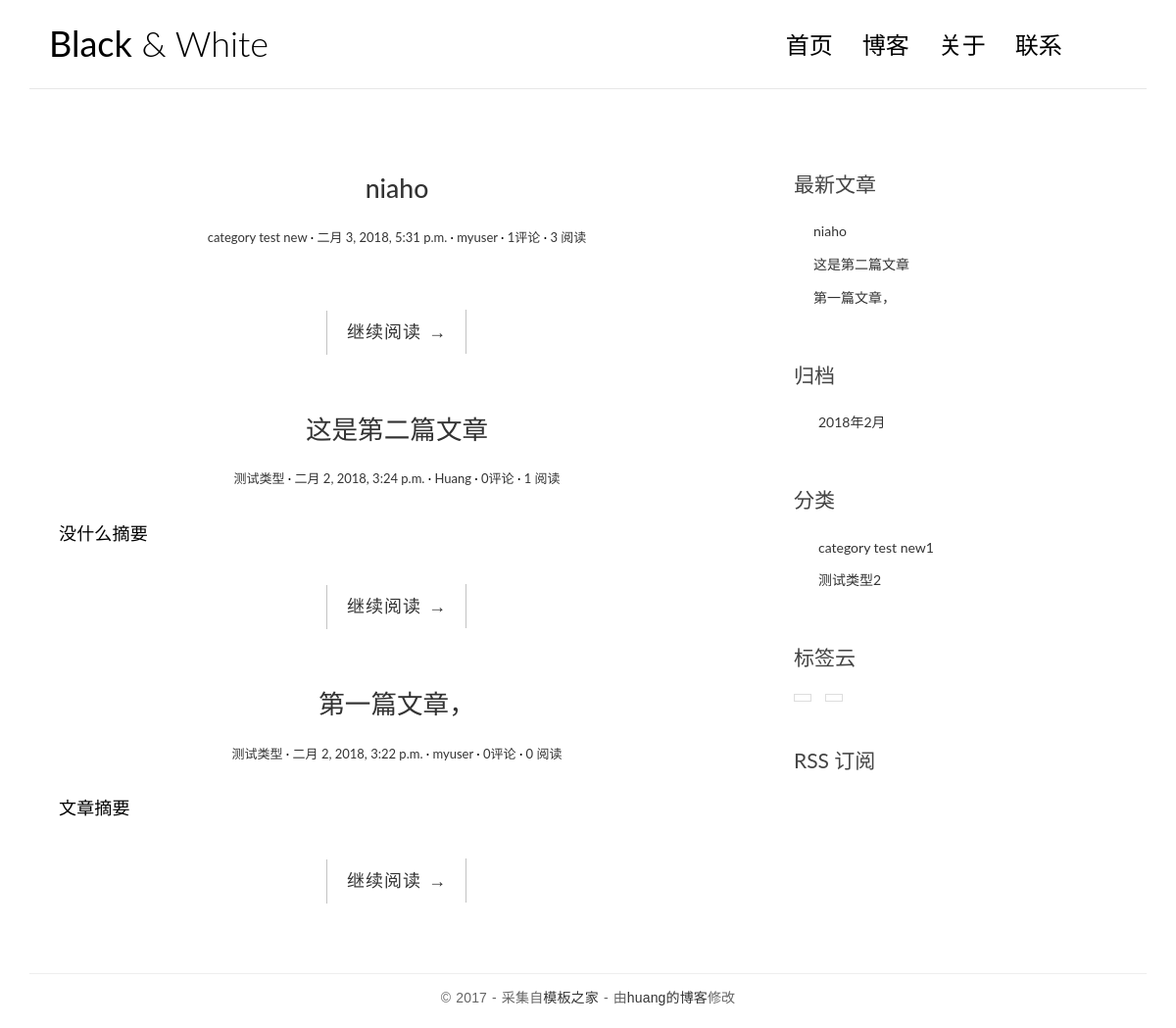
The page / on the database its author committed.
### blog/models.py (models this page shows, shortened)
class Post(models.Model):
    title=models.CharField(max_length=70, verbose_name=u'文章标题')
    body=models.TextField(verbose_name=u'文章正文')
    created_time=models.DateTimeField(default=datetime.now, verbose_name=u'创建时间')
    modified_time=models.DateTimeField(default=datetime.now, verbose_name=u'最后修改时间')
    excerpt=models.CharField(max_length=200,blank=True, verbose_name=u'最后修改时间')
    category=models.ForeignKey(Category, on_delete=models.CASCADE, verbose_name=u'分类')
    tags=models.ManyToManyField(Tag,blank=True)
    author=models.ForeignKey(User, on_delete=models.CASCADE, verbose_name=u'用户')
    click_number=models.IntegerField(default=0, verbose_name=u'点击数')
    class Meta:
        ordering = ['-created_time']
        verbose_name = u'文章'
        verbose_name_plural = verbose_name

class Category(models.Model):
    name=models.CharField(max_length=100)

class Tag(models.Model):
    name=models.CharField(max_length=100)

### blog/views.py (the view)
# urls.py: path('', IndexView.as_view(), name='index'),
class IndexView(View):
    def get(self, request):
            post_list = Post.objects.all().order_by('-created_time')
            return render(request, 'index.html', {'post_list': post_list})

### blog/templatetags/blog_tags.py (called while the page is built)
@register.simple_tag
def get_recent_posts(num=5):
    return Post.objects.all().order_by('-created_time')[:num]

@register.simple_tag
def archives():
    return Post.objects.dates('created_time', 'month', order='DESC')

@register.simple_tag
def get_categories():
    return Category.objects.all()

@register.simple_tag
def get_alltags():
    return Tag.objects.all()

### templates/index.html
{% extends 'base.html' %}
{%load staticfiles %}
              {% block main %}
                {% for post in post_list %}
                   <article class="post post-{{post.pk}}">
                    <header class="entry-header">
                        <h1 class="entry-title">
                            <a href="{% url 'blog:detail' post.pk %}">{{ post.title }}</a>
                        </h1>
                        <div class="entry-meta">
                            <span class="post-category"><a href="{% url 'blog:category' post.category.pk %}">{{ post.category.name }}</a></span>
                            <span class="post-date"><a href="#"><time class="entry-date"
                                                                      datetime="{{ post.created_time }}">{{ post.created_time}}</time></a></span>
                            <span class="post-author"><a href="#">{{ post.author }}</a></span>
                            <span class="comments-link"><a href="#">{{ post.comment_set.count }}评论</a></span>
                            <span class="views-count"><a href="#">{{ post.click_number }} 阅读</a></span>
                        </div>
                    </header>
                    <div class="entry-content clearfix">
                        <p>{{ post.excerpt }}</p>
                        <div class="read-more cl-effect-14">
                            <a href="{% url 'blog:detail' post.pk %}" class="more-link">继续阅读 <span class="meta-nav">→</span></a>
                        </div>
                    </div>
                   </article>
                {% empty %}
                   <div class="no-post">暂时还没有发布的文章！</div>
                {% endfor %}
              {% endblock main %}

### templates/base.html (shortened to what this page needs)
{%load staticfiles %}
{% load blog_tags %}
<!DOCTYPE html>
<html>
<head>
    <link rel="stylesheet" href="http://code.ionicframework.com/ionicons/2.0.1/css/ionicons.min.css">
    <link rel="stylesheet" href="{% static 'css/bootstrap.min.css' %}">
    <link rel="stylesheet" href="{% static 'css/pace.css' %}">
    <link rel="stylesheet" href="{% static 'css/custom.css' %}">
    <link rel="stylesheet" href="{% static 'css/highlights/github.css' %}">
</head>
<body>
<div class="container">
    <header id="site-header">
        <div class="row">
            <div class="col-md-4 col-sm-5 col-xs-8">
                <div class="logo">
                    <h1><a href="{% url 'index' %}"><b>Black</b> &amp; White</a></h1>
                </div>
            </div>
            <div class="col-md-8 col-sm-7 col-xs-4">
                <nav class="main-nav" role="navigation">
                    <div class="collapse navbar-collapse" id="bs-example-navbar-collapse-1">
                        <ul class="nav navbar-nav navbar-right">
                            <li class="cl-effect-11"><a href="{% url 'index' %}" data-hover="首页">首页</a></li>
                            <li class="cl-effect-11"><a href="{% url 'index' %}" data-hover="博客">博客</a></li>
                            <li class="cl-effect-11"><a href="{% url 'blog:about' %}" data-hover="关于">关于</a></li>
                            <li class="cl-effect-11"><a href="{% url 'blog:connect' %}" data-hover="联系">联系</a></li>
                        </ul>
                    </div>
                </nav>
            </div>
        </div>
    </header>
</div>
<div class="content-body">
    <div class="container">
        <div class="row">
            <main class="col-md-8">
                {% block main %}
                {% endblock main %}
            </main>
            <aside class="col-md-4">
                <div class="widget widget-recent-posts">
                    <h3 class="widget-title">最新文章</h3>
                    {% get_recent_posts as recent_post_list %}
                    <ul>
                        {% for post in recent_post_list %}
                        <li>
                            <a href="{% url 'blog:detail' post.pk %}">{{ post.title }}</a>
                        </li>
                        <li>
                        {% empty %}
                        暂无文章!
                        {% endfor %}
                    </ul>
                </div>
                <div class="widget widget-archives">
                    <h3 class="widget-title">归档</h3>
                    {% archives as date_list %}
                    <ul>
                        {% for date in date_list %}
                        <li>
                            <a href="{% url 'blog:archives' date.year date.month %}">
                               {{ date.year }}年{{ date.month }}月
                            </a>
                        </li>
                        {% empty %}
                        暂无归档！
                        {% endfor %}
                    </ul>
                </div>
                <div class="widget widget-category">
                    <h3 class="widget-title">分类</h3>
                    {% get_categories as category_list %}
                    <ul>
                        {% for category in category_list %}
                        <li>
                            <a href="{% url 'blog:category' category.pk %}">{{ category.name }}<span class="post-count">{{ category.post_set.count }}</span></a>
                        </li>
                        {% empty %}
                        暂无分类！
                        {% endfor %}
                    </ul>
                </div>
                <div class="widget widget-tag-cloud">
                    <h3 class="widget-title">标签云</h3>
                    {% get_alltags as tag_list %}
                    <ul>
                        {% for tag in tag_list %}
                        <li>
                        </li>
                        {% empty %}
                        暂无标签!
                        {% endfor %}
                    </ul>
                </div>
                <div class="rss">
                    <a href=""> RSS 订阅</a>
                </div>
            </aside>
        </div>
    </div>
</div>
<footer id="site-footer">
    <div class="container">
        <div class="row">
            <div class="col-md-12">
                <p class="copyright">&copy 2017 - 采集自<a href="http://www.cssmoban.com/"
                                                        target="_blank" title="模板之家">模板之家</a>
                    - 由<a href="http://blog.ihave20sp.xyz/" title="网页模板" target="_blank">huang的博客</a>修改
                </p>
            </div>
        </div>
    </div>
</footer>
</body>
</html>

### static/css/custom.css (style rules this page uses)
* { outline: none; }
h1, h2, h3, h4, h5, h6 { margin-top: 0; }
b { font-weight: 400; }
a { color: #333; }
body { color: #444; font-family: 'Lato', sans-serif; }
p { font-family: 'Ubuntu', sans-serif; font-weight: 400; word-spacing: 1px; letter-spacing: 0.01em; }
#site-header { background-color: #FFF; padding: 25px 20px; margin-bottom: 40px; border-bottom: 1px solid #e7e7e7; }
.logo h1 a { color: #000; }
.logo h1 { margin: 0; font-family: 'Lato', sans-serif; font-weight: 300; }
.main-nav { margin-top: 11px; max-width: 95%; }
.main-nav a { color: #000000 !important; padding: 0 0 5px 0 !important; margin-right: 30px; font-family: 'Lato', sans-serif; font-weight: 300; font-size: 24px; }
.cl-effect-11 a { padding: 10px 0; color: #0972b4; text-shadow: none; }
.cl-effect-11 a::before { position: absolute; top: 0; left: 0; overflow: hidden; padding: 0 0 5px 0 !important; max-width: 0; border-bottom: 1px solid #000; color: #000; content: attr(data-hover); white-space: nowrap; -webkit-transition: max-width 0.5s; -moz-transition: max-width 0.5s; transition: max-width 0.5s; }
.content-body { padding-bottom: 4em; }
.post { background: #fff; padding: 30px 30px 0; }
.entry-title { text-align: center; font-size: 1.9em; margin-bottom: 20px; line-height: 1.6; padding: 10px 20px 0; }
.entry-meta { text-align: center; color: #DDDDDD; font-size: 13px; margin-bottom: 30px; }
.entry-content { font-size: 18px; line-height: 1.9; font-weight: 300; color: #000; }
.post-category::after, .post-date::after, .post-author::after, .comments-link::after { content: ' ·'; color: #000; }
.read-more { font-family: 'Ubuntu', sans-serif; font-weight: 400; word-spacing: 1px; letter-spacing: 0.01em; text-align: center; margin-top: 20px; }
.cl-effect-14 a { padding: 0 20px; height: 45px; line-height: 45px; position: relative; display: inline-block; margin: 15px 25px; letter-spacing: 1px; font-weight: 400; text-shadow: 0 0 1px rgba(255, 255, 255, 0.3); }
.cl-effect-14 a::before, .cl-effect-14 a::after { position: absolute; width: 45px; height: 1px; background: #C3C3C3; content: ''; -webkit-transition: all 0.3s; -moz-transition: all 0.3s; transition: all 0.3s; pointer-events: none; }
.cl-effect-14 a::before { top: 0; left: 0; -webkit-transform: rotate(90deg); -moz-transform: rotate(90deg); transform: rotate(90deg); -webkit-transform-origin: 0 0; -moz-transform-origin: 0 0; transform-origin: 0 0; }
.cl-effect-14 a::after { right: 0; bottom: 0; -webkit-transform: rotate(90deg); -moz-transform: rotate(90deg); transform: rotate(90deg); -webkit-transform-origin: 100% 0; -moz-transform-origin: 100% 0; transform-origin: 100% 0; }
.widget { background: #fff; padding: 30px 0 0; }
.widget-title { font-size: 1.5em; margin-bottom: 20px; line-height: 1.6; padding: 10px 0 0; font-weight: 400; }
.widget-recent-posts ul { padding: 0; margin: 0; padding-left: 20px; }
.widget-recent-posts ul li { list-style-type: none; position: relative; line-height: 170%; margin-bottom: 10px; }
.widget-recent-posts ul li::before { content: '\f3d3'; font-family: "Ionicons"; position: absolute; left: -17px; top: 3px; font-size: 16px; color: #000; }
.widget-archives ul { padding: 0; margin: 0; padding-left: 25px; }
.widget-archives ul li { list-style-type: none; position: relative; line-height: 170%; margin-bottom: 10px; }
.widget-archives ul li::before { content: '\f3f3'; font-family: "Ionicons"; position: absolute; left: -25px; top: 1px; font-size: 16px; color: #000; }
.widget-category ul { padding: 0; margin: 0; padding-left: 25px; }
.widget-category ul li { list-style-type: none; position: relative; line-height: 170%; margin-bottom: 10px; }
.widget-category ul li::before { content: '\f3fe'; font-family: "Ionicons"; position: absolute; left: -25px; top: 1px; font-size: 18px; color: #000; }
.widget-tag-cloud ul { padding: 0; margin: 0; margin-right: -10px; }
.widget-tag-cloud ul li { list-style-type: none; font-size: 13px; display: inline-block; margin-right: 10px; margin-bottom: 10px; padding: 3px 8px; border: 1px solid #ddd; }
.rss { font-size: 21px; margin-top: 30px; }
.rss a { color: #444; }
#site-footer { padding-top: 10px; padding: 0 0 1.5em 0; }
.copyright { text-align: center; padding-top: 1em; margin: 0; border-top: 1px solid #eee; color: #666; }

### rows shown on the page
Post: title "niaho", category.name "category test new", created_time "二月 3, 2018, 5:31 p.m.", author "myuser", comment_set.count "1", click_number "3"
Post: title "这是第二篇文章", category.name "测试类型", created_time "二月 2, 2018, 3:24 p.m.", author "Huang", comment_set.count "0", click_number "1", excerpt "没什么摘要"
Post: title "第一篇文章，", category.name "测试类型", created_time "二月 2, 2018, 3:22 p.m.", author "myuser", comment_set.count "0", click_number "0", excerpt "文章摘要"
Category: name "category test new", post_set.count "1"
Category: name "测试类型", post_set.count "2"

### other values the page prints
{{ date.year }} "2018"
{{ date.month }} "2"
